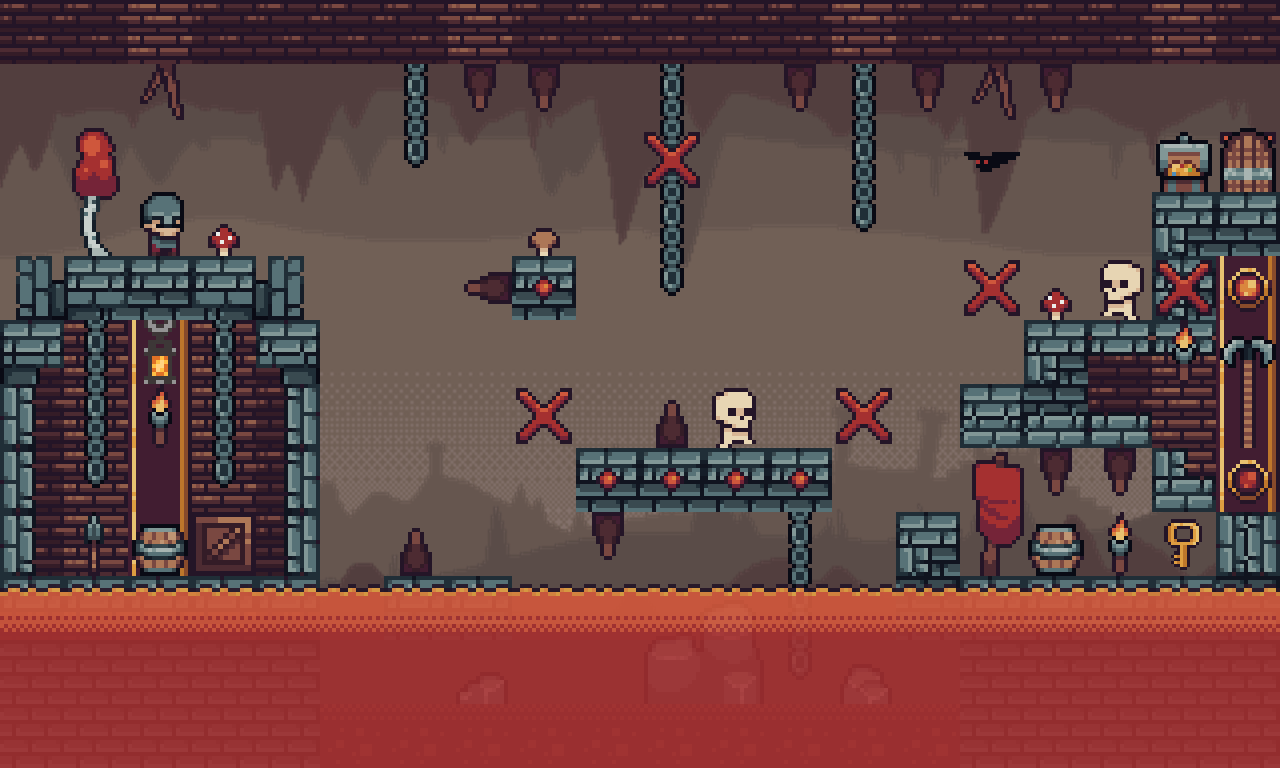

A level layout from a 2D game, rendered from its tile map. Below: a short description, then the map file with tile-grid data replaced by summaries:
An orthogonal 20x12 tile map with 64x64 px tiles, 15 tile layers (terreno-colide, fundo_decorativo-ncolide, struct_castelo-colide, castelo-colide, ...), 4 tilesets, 4 image layers.

<map version="1.10" tiledversion="1.10.2" orientation="orthogonal" renderorder="right-down" width="20" height="12" tilewidth="64" tileheight="64" infinite="0" nextlayerid="28" nextobjectid="1">
 <tileset firstgid="1" source="../assets/tiles/TILEMAP/tilesets/forest.tsx" />
 <tileset firstgid="1025" source="../assets/tiles/TILEMAP/tilesets/chave.tsx" />
 <tileset firstgid="1026" source="../assets/tiles/TILEMAP/tilesets/porta.tsx" />
 <tileset firstgid="1027" source="../assets/tiles/TILEMAP/tilesets/custom_tiles.tsx" />
 <imagelayer id="2" name="fundo0">
  <image source="../assets/backgrounds/Cave/1 layer Cave.png" width="1280" height="768" />
 </imagelayer>
 <imagelayer id="5" name="fundo1">
  <image source="../assets/backgrounds/Cave/2 layer Cave.png" width="1280" height="768" />
 </imagelayer>
 <imagelayer id="4" name="fundo2">
  <image source="../assets/backgrounds/Cave/3 layer Cave.png" width="1280" height="768" />
 </imagelayer>
 <imagelayer id="3" name="fundo3">
  <image source="../assets/backgrounds/Cave/4 layer Cave.png" width="1280" height="768" />
 </imagelayer>
 <layer id="13" name="terreno-colide" width="20" height="12">
  <data>[240 cells, 20 non-empty, 2 distinct tile ids]</data>
 </layer>
 <layer id="12" name="fundo_decorativo-ncolide" width="20" height="12">
  <data>[240 cells, 6 non-empty, 2 distinct tile ids]</data>
 </layer>
 <layer id="8" name="struct_castelo-colide" width="20" height="12">
  <data>[240 cells, 75 non-empty, 5 distinct tile ids]</data>
 </layer>
 <layer id="11" name="castelo-colide" width="20" height="12">
  <data>[240 cells, 23 non-empty, 3 distinct tile ids]</data>
 </layer>
 <layer id="9" name="decoracao-ncolide" width="20" height="12">
  <data>[240 cells, 84 non-empty, 23 distinct tile ids]</data>
 </layer>
 <layer id="10" name="decoracao2-ncolide" width="20" height="12">
  <data>[240 cells, 22 non-empty, 10 distinct tile ids]</data>
 </layer>
 <layer id="21" name="soldado-player" width="20" height="12">
  <data>[240 cells, 1 non-empty, 1 distinct tile ids]</data>
 </layer>
 <layer id="27" name="morcego-inimigo" width="20" height="12">
  <data>[240 cells, 1 non-empty, 1 distinct tile ids]</data>
 </layer>
 <layer id="23" name="caveira-inimigo" width="20" height="12">
  <data>[240 cells, 2 non-empty, 1 distinct tile ids]</data>
 </layer>
 <layer id="25" name="colisao_inimigo" width="20" height="12">
  <data>[240 cells, 7 non-empty, 2 distinct tile ids]</data>
 </layer>
 <layer id="24" name="porta" width="20" height="12">
  <data>[240 cells, 1 non-empty, 1 distinct tile ids]</data>
 </layer>
 <layer id="20" name="chave" width="20" height="12">
  <data>[240 cells, 1 non-empty, 1 distinct tile ids]</data>
 </layer>
 <layer id="19" name="lava-dano" width="20" height="12" opacity="0.88">
  <data>[240 cells, 40 non-empty, 1 distinct tile ids]</data>
 </layer>
 <layer id="26" name="espinho-dano" width="20" height="12">
  <data>[240 cells, 11 non-empty, 1 distinct tile ids]</data>
 </layer>
 <layer id="6" name="borda_lava-ncolide" width="20" height="12" opacity="0.93">
  <data>[240 cells, 20 non-empty, 1 distinct tile ids]</data>
 </layer>
</map>
